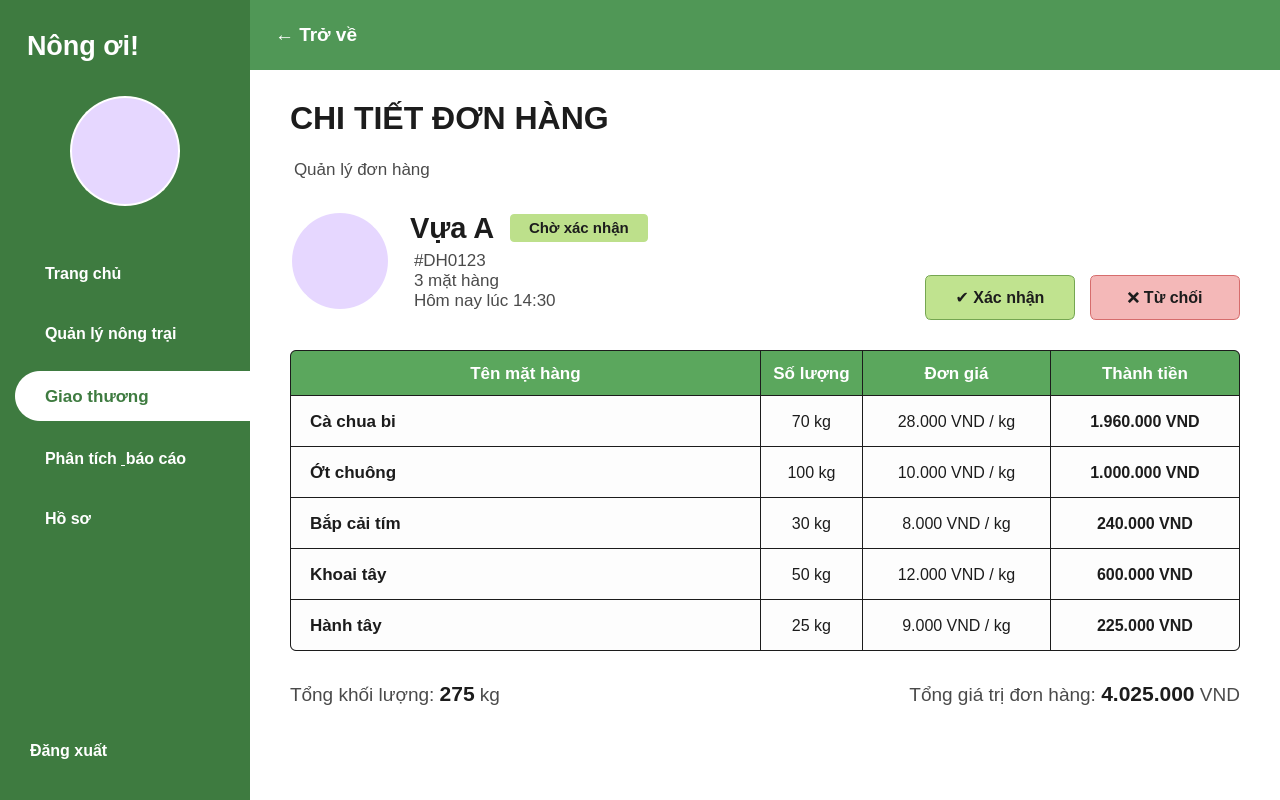
<?xml version="1.0" encoding="UTF-8"?>
<ui version="4.0">
 <class>ChiTietDonHangScreen</class>
 <widget class="QWidget" name="ChiTietDonHangScreen">
  <property name="geometry">
   <rect>
    <x>0</x>
    <y>0</y>
    <width>1280</width>
    <height>800</height>
   </rect>
  </property>
  <property name="windowTitle">
   <string>Chi tiết đơn hàng - Nông Ơi</string>
  </property>
  <property name="styleSheet">
   <string notr="true">QWidget#ChiTietDonHangScreen {
    background-color: #FFFFFF;
}
QLabel, QPushButton, QTableWidget {
    font-family: 'Segoe UI', Arial, sans-serif;
}
QScrollArea {
    border: none;
    background-color: transparent;
}</string>
  </property>
  <layout class="QHBoxLayout" name="main_layout">
   <property name="spacing">
    <number>0</number>
   </property>
   <property name="leftMargin">
    <number>0</number>
   </property>
   <property name="topMargin">
    <number>0</number>
   </property>
   <property name="rightMargin">
    <number>0</number>
   </property>
   <property name="bottomMargin">
    <number>0</number>
   </property>

   <!-- SIDEBAR CHUNG -->
   <item>
    <widget class="QFrame" name="sidebar">
     <property name="minimumSize">
      <size>
       <width>250</width>
       <height>0</height>
      </size>
     </property>
     <property name="maximumSize">
      <size>
       <width>250</width>
       <height>16777215</height>
      </size>
     </property>
     <property name="styleSheet">
      <string notr="true">QFrame#sidebar {
    background-color: #3E7B40;
}</string>
     </property>
     <layout class="QVBoxLayout" name="verticalLayout_sidebar">
      <property name="spacing">
       <number>15</number>
      </property>
      <property name="leftMargin">
       <number>0</number>
      </property>
      <property name="topMargin">
       <number>30</number>
      </property>
      <property name="rightMargin">
       <number>0</number>
      </property>
      <property name="bottomMargin">
       <number>30</number>
      </property>
      <item>
       <widget class="QLabel" name="lbl_logo">
        <property name="styleSheet">
         <string notr="true">color: white;
font-size: 20pt;
font-weight: bold;
padding-left: 20px;</string>
        </property>
        <property name="text">
         <string>Nông ơi!</string>
        </property>
       </widget>
      </item>
      <item>
       <spacer name="verticalSpacer_avatar_top">
        <property name="orientation">
         <enum>Qt::Vertical</enum>
        </property>
        <property name="sizeType">
         <enum>QSizePolicy::Fixed</enum>
        </property>
        <property name="sizeHint" stdset="0">
         <size>
          <width>20</width>
          <height>20</height>
         </size>
        </property>
       </spacer>
      </item>
      <item>
       <layout class="QHBoxLayout" name="avatar_layout">
        <item>
         <widget class="QLabel" name="lbl_avatar">
          <property name="minimumSize">
           <size>
            <width>110</width>
            <height>110</height>
           </size>
          </property>
          <property name="maximumSize">
           <size>
            <width>110</width>
            <height>110</height>
           </size>
          </property>
          <property name="styleSheet">
           <string notr="true">background-color: #E6D7FF;
border-radius: 55px;
border: 2px solid white;</string>
          </property>
          <property name="text">
           <string/>
          </property>
          <property name="pixmap">
           <pixmap>../Hình ảnh/icon_user_purple.png</pixmap>
          </property>
          <property name="scaledContents">
           <bool>true</bool>
          </property>
          <property name="alignment">
           <set>Qt::AlignCenter</set>
          </property>
         </widget>
        </item>
       </layout>
      </item>
      <item>
       <spacer name="verticalSpacer_menu_top">
        <property name="orientation">
         <enum>Qt::Vertical</enum>
        </property>
        <property name="sizeType">
         <enum>QSizePolicy::Fixed</enum>
        </property>
        <property name="sizeHint" stdset="0">
         <size>
          <width>20</width>
          <height>30</height>
         </size>
        </property>
       </spacer>
      </item>

      <item>
       <widget class="QPushButton" name="btn_menu_trang_chu">
        <property name="minimumSize"><size><width>0</width><height>45</height></size></property>
        <property name="cursor"><cursorShape>PointingHandCursor</cursorShape></property>
        <property name="styleSheet">
         <string notr="true">QPushButton { background-color: transparent; color: white; font-size: 12pt; font-weight: bold; text-align: left; padding-left: 45px; border: none; } QPushButton:hover { color: #DDF3B9; }</string>
        </property>
        <property name="text"><string>Trang chủ</string></property>
       </widget>
      </item>
      <item>
       <widget class="QPushButton" name="btn_menu_quan_ly">
        <property name="minimumSize"><size><width>0</width><height>45</height></size></property>
        <property name="cursor"><cursorShape>PointingHandCursor</cursorShape></property>
        <property name="styleSheet">
         <string notr="true">QPushButton { background-color: transparent; color: white; font-size: 12pt; font-weight: bold; text-align: left; padding-left: 45px; border: none; } QPushButton:hover { color: #DDF3B9; }</string>
        </property>
        <property name="text"><string>Quản lý nông trại</string></property>
       </widget>
      </item>

      <!-- ACTIVE: Giao thương -->
      <item>
       <widget class="QPushButton" name="btn_menu_giao_thuong">
        <property name="minimumSize"><size><width>0</width><height>50</height></size></property>
        <property name="cursor"><cursorShape>PointingHandCursor</cursorShape></property>
        <property name="styleSheet">
         <string notr="true">QPushButton { background-color: #FFFFFF; color: #3E7B40; font-size: 13pt; font-weight: bold; text-align: left; padding-left: 30px; border: none; border-top-left-radius: 25px; border-bottom-left-radius: 25px; margin-left: 15px; }</string>
        </property>
        <property name="text"><string>Giao thương</string></property>
       </widget>
      </item>

      <item>
       <widget class="QPushButton" name="btn_menu_phan_tich">
        <property name="minimumSize"><size><width>0</width><height>45</height></size></property>
        <property name="cursor"><cursorShape>PointingHandCursor</cursorShape></property>
        <property name="styleSheet">
         <string notr="true">QPushButton { background-color: transparent; color: white; font-size: 12pt; font-weight: bold; text-align: left; padding-left: 45px; border: none; } QPushButton:hover { color: #DDF3B9; }</string>
        </property>
        <property name="text"><string>Phân tích &amp; báo cáo</string></property>
       </widget>
      </item>
      <item>
       <widget class="QPushButton" name="btn_menu_ho_so">
        <property name="minimumSize"><size><width>0</width><height>45</height></size></property>
        <property name="cursor"><cursorShape>PointingHandCursor</cursorShape></property>
        <property name="styleSheet">
         <string notr="true">QPushButton { background-color: transparent; color: white; font-size: 12pt; font-weight: bold; text-align: left; padding-left: 45px; border: none; } QPushButton:hover { color: #DDF3B9; }</string>
        </property>
        <property name="text"><string>Hồ sơ</string></property>
       </widget>
      </item>

      <item>
       <spacer name="verticalSpacer_sidebar_bottom">
        <property name="orientation"><enum>Qt::Vertical</enum></property>
        <property name="sizeHint" stdset="0"><size><width>20</width><height>40</height></size></property>
       </spacer>
      </item>
      <item>
       <widget class="QPushButton" name="btn_dang_xuat">
        <property name="minimumSize"><size><width>0</width><height>40</height></size></property>
        <property name="cursor"><cursorShape>PointingHandCursor</cursorShape></property>
        <property name="styleSheet">
         <string notr="true">QPushButton { background-color: transparent; color: white; font-size: 12pt; font-weight: bold; text-align: left; padding-left: 30px; border: none; } QPushButton:hover { color: #FFB3B3; }</string>
        </property>
        <property name="text"><string>Đăng xuất</string></property>
       </widget>
      </item>
     </layout>
    </widget>
   </item>

   <!-- BÊN PHẢI: NỘI DUNG CHÍNH -->
   <item>
    <layout class="QVBoxLayout" name="verticalLayout_main">
     <property name="spacing"><number>0</number></property>

     <!-- HEADER TOP BAR (Trở về) -->
     <item>
      <widget class="QFrame" name="top_bar">
       <property name="minimumSize"><size><width>0</width><height>70</height></size></property>
       <property name="maximumSize"><size><width>16777215</width><height>70</height></size></property>
       <property name="styleSheet">
        <string notr="true">QFrame#top_bar { background-color: #509756; }</string>
       </property>
       <layout class="QHBoxLayout" name="horizontalLayout_topbar">
        <property name="leftMargin"><number>25</number></property>
        <item>
         <widget class="QPushButton" name="btn_back">
          <property name="cursor"><cursorShape>PointingHandCursor</cursorShape></property>
          <property name="styleSheet">
           <string notr="true">QPushButton { background: transparent; border: none; color: white; font-size: 14pt; font-weight: bold; text-align: left; } QPushButton:hover { color: #DDF3B9; text-decoration: underline; }</string>
          </property>
          <property name="text"><string>← Trở về</string></property>
         </widget>
        </item>
        <item>
         <spacer name="horizontalSpacer_topbar">
          <property name="orientation"><enum>Qt::Horizontal</enum></property>
          <property name="sizeHint" stdset="0"><size><width>40</width><height>20</height></size></property>
         </spacer>
        </item>
       </layout>
      </widget>
     </item>

     <!-- KHUNG CUỘN NỘI DUNG -->
     <item>
      <widget class="QScrollArea" name="scroll_area">
       <property name="widgetResizable"><bool>true</bool></property>
       <property name="styleSheet"><string notr="true">QScrollArea { background-color: #FFFFFF; border: none; }</string></property>
       <widget class="QWidget" name="scrollAreaWidgetContents">
        <property name="geometry"><rect><x>0</x><y>0</y><width>1030</width><height>850</height></rect></property>
        <property name="styleSheet"><string notr="true">QWidget#scrollAreaWidgetContents { background-color: #FFFFFF; }</string></property>
        <layout class="QVBoxLayout" name="verticalLayout_scroll">
         <property name="spacing"><number>20</number></property>
         <property name="leftMargin"><number>40</number></property>
         <property name="topMargin"><number>30</number></property>
         <property name="rightMargin"><number>40</number></property>
         <property name="bottomMargin"><number>40</number></property>

         <!-- Title & Subtitle -->
         <item>
          <widget class="QLabel" name="lbl_page_title">
           <property name="styleSheet">
            <string notr="true">color: #1C1C1C; font-size: 24pt; font-weight: 900;</string>
           </property>
           <property name="text">
            <string>CHI TIẾT ĐƠN HÀNG</string>
           </property>
          </widget>
         </item>
         <item>
          <widget class="QLabel" name="lbl_page_subtitle">
           <property name="minimumSize">
            <size>
             <width>0</width>
             <height>35</height>
            </size>
           </property>
           <property name="styleSheet">
            <string notr="true">color: #4A4A4A; font-size: 13pt; margin-top: 0px; margin-bottom: 10px;</string>
           </property>
           <property name="text">
            <string>Quản lý đơn hàng</string>
           </property>
          </widget>
         </item>

         <!-- THÔNG TIN KHÁCH HÀNG & BUTTONS -->
         <item>
          <layout class="QHBoxLayout" name="horizontalLayout_info">
           <property name="spacing"><number>20</number></property>

           <!-- Avatar -->
           <item alignment="Qt::AlignTop">
            <widget class="QLabel" name="lbl_avatar_kh">
             <property name="minimumSize"><size><width>100</width><height>100</height></size></property>
             <property name="maximumSize"><size><width>100</width><height>100</height></size></property>
             <property name="styleSheet">
              <string notr="true">background-color: #E6D7FF; border-radius: 50px; border: 2px solid white;</string>
             </property>
             <property name="text"><string/></property>
             <property name="pixmap"><pixmap>../Hình ảnh/icon_user_purple.png</pixmap></property>
             <property name="scaledContents"><bool>true</bool></property>
            </widget>
           </item>

           <!-- Info Text -->
           <item>
            <layout class="QVBoxLayout" name="verticalLayout_info_text">
             <property name="spacing"><number>0</number></property>
             <item>
              <layout class="QHBoxLayout">
               <property name="spacing"><number>15</number></property>
               <item alignment="Qt::AlignBottom">
                <widget class="QLabel" name="lbl_ten_kh">
                 <property name="styleSheet"><string notr="true">font-size: 22pt; font-weight: 900; color: #1C1C1C; margin: 0; padding: 0;</string></property>
                 <property name="text"><string>Vựa A</string></property>
                </widget>
               </item>
               <item alignment="Qt::AlignVCenter">
                <widget class="QLabel" name="lbl_badge_status">
                 <property name="styleSheet">
                  <string notr="true">background-color: #BDE08B; color: #1C1C1C; padding: 5px 15px; border-radius: 4px; font-weight: bold; font-size: 11pt;</string>
                 </property>
                 <property name="text"><string>Chờ xác nhận</string></property>
                </widget>
               </item>
               <item>
                <spacer><property name="orientation"><enum>Qt::Horizontal</enum></property><property name="sizeHint" stdset="0"><size><width>40</width><height>20</height></size></property></spacer>
               </item>
              </layout>
             </item>
             <item>
              <widget class="QLabel" name="lbl_desc_kh">
               <property name="styleSheet"><string notr="true">color: #4A4A4A; font-size: 13pt; line-height: 1.5; margin-top: 5px;</string></property>
               <property name="text">
                <string>#DH0123
3 mặt hàng
Hôm nay lúc 14:30</string>
               </property>
              </widget>
             </item>
             <item>
              <spacer><property name="orientation"><enum>Qt::Vertical</enum></property><property name="sizeHint" stdset="0"><size><width>20</width><height>10</height></size></property></spacer>
             </item>
            </layout>
           </item>

           <!-- Buttons -->
           <item>
            <layout class="QVBoxLayout" name="verticalLayout_actions">
             <item>
              <spacer name="vs_actions_top">
               <property name="orientation"><enum>Qt::Vertical</enum></property>
               <property name="sizeHint" stdset="0"><size><width>20</width><height>20</height></size></property>
              </spacer>
             </item>
             <item>
              <layout class="QHBoxLayout" name="horizontalLayout_actions">
               <property name="spacing"><number>15</number></property>
               <item>
                <widget class="QPushButton" name="btn_xac_nhan">
                 <property name="minimumSize">
                  <size>
                   <width>150</width>
                   <height>45</height>
                  </size>
                 </property>
                 <property name="maximumSize">
                  <size>
                   <width>150</width>
                   <height>45</height>
                  </size>
                 </property>
                 <property name="cursor"><cursorShape>PointingHandCursor</cursorShape></property>
                 <property name="styleSheet">
                  <string notr="true">QPushButton {
    background-color: #C0E38F;
    color: #1C1C1C;
    border: 1px solid #75A651;
    border-radius: 6px;
    font-size: 12pt;
    font-weight: bold;
}
QPushButton:hover { background-color: #B2D87B; }</string>
                 </property>
                 <property name="text"><string>✔️ Xác nhận</string></property>
                </widget>
               </item>
               <item>
                <widget class="QPushButton" name="btn_tu_choi">
                 <property name="minimumSize">
                  <size>
                   <width>150</width>
                   <height>45</height>
                  </size>
                 </property>
                 <property name="maximumSize">
                  <size>
                   <width>150</width>
                   <height>45</height>
                  </size>
                 </property>
                 <property name="cursor"><cursorShape>PointingHandCursor</cursorShape></property>
                 <property name="styleSheet">
                  <string notr="true">QPushButton {
    background-color: #F4B8B8;
    color: #1C1C1C;
    border: 1px solid #D66D6D;
    border-radius: 6px;
    font-size: 12pt;
    font-weight: bold;
}
QPushButton:hover { background-color: #EEA0A0; }</string>
                 </property>
                 <property name="text"><string>❌ Từ chối</string></property>
                </widget>
               </item>
              </layout>
             </item>
            </layout>
           </item>
          </layout>
         </item>

         <item>
          <spacer name="vs_truoc_bang">
           <property name="orientation"><enum>Qt::Vertical</enum></property>
           <property name="sizeType"><enum>QSizePolicy::Fixed</enum></property>
           <property name="sizeHint" stdset="0"><size><width>20</width><height>10</height></size></property>
          </spacer>
         </item>

         <!-- BẢNG CHI TIẾT SẢN PHẨM -->
         <item>
          <widget class="QFrame" name="frame_table_wrapper">
           <property name="styleSheet">
            <string notr="true">QFrame#frame_table_wrapper {
    background-color: #1C1C1C; /* Màu của đường viền lưới tổng thể */
    border-radius: 6px;
}</string>
           </property>
           <layout class="QGridLayout" name="gridLayout_table">
            <property name="spacing">
             <number>1</number> <!-- Tạo ra đường kẻ lưới mỏng 1px -->
            </property>
            <property name="leftMargin">
             <number>1</number>
            </property>
            <property name="topMargin">
             <number>1</number>
            </property>
            <property name="rightMargin">
             <number>1</number>
            </property>
            <property name="bottomMargin">
             <number>1</number>
            </property>

            <!-- THIẾT LẬP TỶ LỆ CỘT MỚI: Tên (5), SL (1), Giá (2), Thành tiền (2) -->
            <item row="0" column="0">
             <widget class="QLabel" name="th_1">
              <property name="sizePolicy">
               <sizepolicy hsizetype="Expanding" vsizetype="Preferred">
                <horstretch>5</horstretch>
                <verstretch>0</verstretch>
               </sizepolicy>
              </property>
              <property name="styleSheet"><string notr="true">background-color: #5BA75D; color: white; font-weight: bold; font-size: 13pt; padding: 12px; border-top-left-radius: 5px;</string></property>
              <property name="text"><string>Tên mặt hàng</string></property>
              <property name="alignment"><set>Qt::AlignCenter</set></property>
             </widget>
            </item>
            <item row="0" column="1">
             <widget class="QLabel" name="th_2">
              <property name="sizePolicy">
               <sizepolicy hsizetype="Expanding" vsizetype="Preferred">
                <horstretch>1</horstretch>
                <verstretch>0</verstretch>
               </sizepolicy>
              </property>
              <property name="styleSheet"><string notr="true">background-color: #5BA75D; color: white; font-weight: bold; font-size: 13pt; padding: 12px;</string></property>
              <property name="text"><string>Số lượng</string></property>
              <property name="alignment"><set>Qt::AlignCenter</set></property>
             </widget>
            </item>
            <item row="0" column="2">
             <widget class="QLabel" name="th_3">
              <property name="sizePolicy">
               <sizepolicy hsizetype="Expanding" vsizetype="Preferred">
                <horstretch>2</horstretch>
                <verstretch>0</verstretch>
               </sizepolicy>
              </property>
              <property name="styleSheet"><string notr="true">background-color: #5BA75D; color: white; font-weight: bold; font-size: 13pt; padding: 12px;</string></property>
              <property name="text"><string>Đơn giá</string></property>
              <property name="alignment"><set>Qt::AlignCenter</set></property>
             </widget>
            </item>
            <item row="0" column="3">
             <widget class="QLabel" name="th_4">
              <property name="sizePolicy">
               <sizepolicy hsizetype="Expanding" vsizetype="Preferred">
                <horstretch>2</horstretch>
                <verstretch>0</verstretch>
               </sizepolicy>
              </property>
              <property name="styleSheet"><string notr="true">background-color: #5BA75D; color: white; font-weight: bold; font-size: 13pt; padding: 12px; border-top-right-radius: 5px;</string></property>
              <property name="text"><string>Thành tiền</string></property>
              <property name="alignment"><set>Qt::AlignCenter</set></property>
             </widget>
            </item>

            <!-- DỮ LIỆU HÀNG 1 -->
            <item row="1" column="0">
             <widget class="QLabel" name="td1_1">
              <property name="styleSheet"><string notr="true">background-color: #FDFDFD; color: #1C1C1C; font-weight: bold; font-size: 13pt; padding: 15px;</string></property>
              <property name="text"><string>Cà chua bi</string></property>
              <property name="alignment"><set>Qt::AlignLeading|Qt::AlignLeft|Qt::AlignVCenter</set></property>
             </widget>
            </item>
            <item row="1" column="1">
             <widget class="QLabel" name="td1_2">
              <property name="styleSheet"><string notr="true">background-color: #FDFDFD; color: #1C1C1C; font-size: 12pt; padding: 10px;</string></property>
              <property name="text"><string>70 kg</string></property>
              <property name="alignment"><set>Qt::AlignCenter</set></property>
             </widget>
            </item>
            <item row="1" column="2">
             <widget class="QLabel" name="td1_3">
              <property name="styleSheet"><string notr="true">background-color: #FDFDFD; color: #1C1C1C; font-size: 12pt; padding: 10px;</string></property>
              <property name="text"><string>28.000 VND / kg</string></property>
              <property name="alignment"><set>Qt::AlignCenter</set></property>
             </widget>
            </item>
            <item row="1" column="3">
             <widget class="QLabel" name="td1_4">
              <property name="styleSheet"><string notr="true">background-color: #FDFDFD; color: #1C1C1C; font-weight: bold; font-size: 12pt; padding: 10px;</string></property>
              <property name="text"><string>1.960.000 VND</string></property>
              <property name="alignment"><set>Qt::AlignCenter</set></property>
             </widget>
            </item>

            <!-- DỮ LIỆU HÀNG 2 -->
            <item row="2" column="0">
             <widget class="QLabel" name="td2_1">
              <property name="styleSheet"><string notr="true">background-color: #FDFDFD; color: #1C1C1C; font-weight: bold; font-size: 13pt; padding: 15px;</string></property>
              <property name="text"><string>Ớt chuông</string></property>
              <property name="alignment"><set>Qt::AlignLeading|Qt::AlignLeft|Qt::AlignVCenter</set></property>
             </widget>
            </item>
            <item row="2" column="1">
             <widget class="QLabel" name="td2_2">
              <property name="styleSheet"><string notr="true">background-color: #FDFDFD; color: #1C1C1C; font-size: 12pt; padding: 10px;</string></property>
              <property name="text"><string>100 kg</string></property>
              <property name="alignment"><set>Qt::AlignCenter</set></property>
             </widget>
            </item>
            <item row="2" column="2">
             <widget class="QLabel" name="td2_3">
              <property name="styleSheet"><string notr="true">background-color: #FDFDFD; color: #1C1C1C; font-size: 12pt; padding: 10px;</string></property>
              <property name="text"><string>10.000 VND / kg</string></property>
              <property name="alignment"><set>Qt::AlignCenter</set></property>
             </widget>
            </item>
            <item row="2" column="3">
             <widget class="QLabel" name="td2_4">
              <property name="styleSheet"><string notr="true">background-color: #FDFDFD; color: #1C1C1C; font-weight: bold; font-size: 12pt; padding: 10px;</string></property>
              <property name="text"><string>1.000.000 VND</string></property>
              <property name="alignment"><set>Qt::AlignCenter</set></property>
             </widget>
            </item>

            <!-- DỮ LIỆU HÀNG 3 -->
            <item row="3" column="0">
             <widget class="QLabel" name="td3_1">
              <property name="styleSheet"><string notr="true">background-color: #FDFDFD; color: #1C1C1C; font-weight: bold; font-size: 13pt; padding: 15px;</string></property>
              <property name="text"><string>Bắp cải tím</string></property>
              <property name="alignment"><set>Qt::AlignLeading|Qt::AlignLeft|Qt::AlignVCenter</set></property>
             </widget>
            </item>
            <item row="3" column="1">
             <widget class="QLabel" name="td3_2">
              <property name="styleSheet"><string notr="true">background-color: #FDFDFD; color: #1C1C1C; font-size: 12pt; padding: 10px;</string></property>
              <property name="text"><string>30 kg</string></property>
              <property name="alignment"><set>Qt::AlignCenter</set></property>
             </widget>
            </item>
            <item row="3" column="2">
             <widget class="QLabel" name="td3_3">
              <property name="styleSheet"><string notr="true">background-color: #FDFDFD; color: #1C1C1C; font-size: 12pt; padding: 10px;</string></property>
              <property name="text"><string>8.000 VND / kg</string></property>
              <property name="alignment"><set>Qt::AlignCenter</set></property>
             </widget>
            </item>
            <item row="3" column="3">
             <widget class="QLabel" name="td3_4">
              <property name="styleSheet"><string notr="true">background-color: #FDFDFD; color: #1C1C1C; font-weight: bold; font-size: 12pt; padding: 10px;</string></property>
              <property name="text"><string>240.000 VND</string></property>
              <property name="alignment"><set>Qt::AlignCenter</set></property>
             </widget>
            </item>

            <!-- DỮ LIỆU HÀNG 4 -->
            <item row="4" column="0">
             <widget class="QLabel" name="td4_1">
              <property name="styleSheet"><string notr="true">background-color: #FDFDFD; color: #1C1C1C; font-weight: bold; font-size: 13pt; padding: 15px;</string></property>
              <property name="text"><string>Khoai tây</string></property>
              <property name="alignment"><set>Qt::AlignLeading|Qt::AlignLeft|Qt::AlignVCenter</set></property>
             </widget>
            </item>
            <item row="4" column="1">
             <widget class="QLabel" name="td4_2">
              <property name="styleSheet"><string notr="true">background-color: #FDFDFD; color: #1C1C1C; font-size: 12pt; padding: 10px;</string></property>
              <property name="text"><string>50 kg</string></property>
              <property name="alignment"><set>Qt::AlignCenter</set></property>
             </widget>
            </item>
            <item row="4" column="2">
             <widget class="QLabel" name="td4_3">
              <property name="styleSheet"><string notr="true">background-color: #FDFDFD; color: #1C1C1C; font-size: 12pt; padding: 10px;</string></property>
              <property name="text"><string>12.000 VND / kg</string></property>
              <property name="alignment"><set>Qt::AlignCenter</set></property>
             </widget>
            </item>
            <item row="4" column="3">
             <widget class="QLabel" name="td4_4">
              <property name="styleSheet"><string notr="true">background-color: #FDFDFD; color: #1C1C1C; font-weight: bold; font-size: 12pt; padding: 10px;</string></property>
              <property name="text"><string>600.000 VND</string></property>
              <property name="alignment"><set>Qt::AlignCenter</set></property>
             </widget>
            </item>

            <!-- DỮ LIỆU HÀNG 5 (HÀNG CUỐI) -->
            <item row="5" column="0">
             <widget class="QLabel" name="td5_1">
              <property name="styleSheet"><string notr="true">background-color: #FDFDFD; color: #1C1C1C; font-weight: bold; font-size: 13pt; padding: 15px; border-bottom-left-radius: 5px;</string></property>
              <property name="text"><string>Hành tây</string></property>
              <property name="alignment"><set>Qt::AlignLeading|Qt::AlignLeft|Qt::AlignVCenter</set></property>
             </widget>
            </item>
            <item row="5" column="1">
             <widget class="QLabel" name="td5_2">
              <property name="styleSheet"><string notr="true">background-color: #FDFDFD; color: #1C1C1C; font-size: 12pt; padding: 10px;</string></property>
              <property name="text"><string>25 kg</string></property>
              <property name="alignment"><set>Qt::AlignCenter</set></property>
             </widget>
            </item>
            <item row="5" column="2">
             <widget class="QLabel" name="td5_3">
              <property name="styleSheet"><string notr="true">background-color: #FDFDFD; color: #1C1C1C; font-size: 12pt; padding: 10px;</string></property>
              <property name="text"><string>9.000 VND / kg</string></property>
              <property name="alignment"><set>Qt::AlignCenter</set></property>
             </widget>
            </item>
            <item row="5" column="3">
             <widget class="QLabel" name="td5_4">
              <property name="styleSheet"><string notr="true">background-color: #FDFDFD; color: #1C1C1C; font-weight: bold; font-size: 12pt; padding: 10px; border-bottom-right-radius: 5px;</string></property>
              <property name="text"><string>225.000 VND</string></property>
              <property name="alignment"><set>Qt::AlignCenter</set></property>
             </widget>
            </item>
           </layout>
          </widget>
         </item>

         <!-- PHẦN TỔNG KẾT (KHỐI LƯỢNG & GIÁ TRỊ) -->
         <item>
          <layout class="QHBoxLayout" name="horizontalLayout_summary">
           <property name="topMargin"><number>10</number></property>
           <item>
            <widget class="QLabel" name="lbl_tong_khoi_luong">
             <property name="text">
              <string>&lt;html&gt;&lt;head/&gt;&lt;body&gt;&lt;p&gt;&lt;span style=&quot; font-size:14pt; color:#4A4A4A;&quot;&gt;Tổng khối lượng: &lt;/span&gt;&lt;span style=&quot; font-size:16pt; font-weight:600; color:#1C1C1C;&quot;&gt;275&lt;/span&gt;&lt;span style=&quot; font-size:14pt; color:#4A4A4A;&quot;&gt; kg&lt;/span&gt;&lt;/p&gt;&lt;/body&gt;&lt;/html&gt;</string>
             </property>
            </widget>
           </item>
           <item>
            <spacer name="hs_summary">
             <property name="orientation"><enum>Qt::Horizontal</enum></property>
             <property name="sizeHint" stdset="0"><size><width>40</width><height>20</height></size></property>
            </spacer>
           </item>
           <item>
            <widget class="QLabel" name="lbl_tong_gia_tri">
             <property name="text">
              <string>&lt;html&gt;&lt;head/&gt;&lt;body&gt;&lt;p&gt;&lt;span style=&quot; font-size:14pt; color:#4A4A4A;&quot;&gt;Tổng giá trị đơn hàng: &lt;/span&gt;&lt;span style=&quot; font-size:16pt; font-weight:900; color:#1C1C1C;&quot;&gt;4.025.000&lt;/span&gt;&lt;span style=&quot; font-size:14pt; color:#4A4A4A;&quot;&gt; VND&lt;/span&gt;&lt;/p&gt;&lt;/body&gt;&lt;/html&gt;</string>
             </property>
             <property name="alignment">
              <set>Qt::AlignRight|Qt::AlignTrailing|Qt::AlignVCenter</set>
             </property>
            </widget>
           </item>
          </layout>
         </item>

         <item>
          <spacer name="verticalSpacer_scroll_bottom">
           <property name="orientation">
            <enum>Qt::Vertical</enum>
           </property>
           <property name="sizeHint" stdset="0">
            <size>
             <width>20</width>
             <height>40</height>
            </size>
           </property>
          </spacer>
         </item>

        </layout>
       </widget>
      </widget>
     </item>
    </layout>
   </item>
  </layout>
 </widget>
 <resources/>
 <connections/>
</ui>
